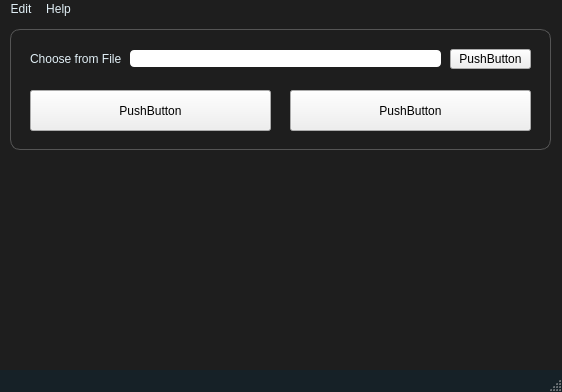
<?xml version="1.0" encoding="UTF-8"?>
<ui version="4.0">
 <class>MainWindow</class>
 <widget class="QMainWindow" name="MainWindow">
  <property name="geometry">
   <rect>
    <x>0</x>
    <y>0</y>
    <width>562</width>
    <height>392</height>
   </rect>
  </property>
  <property name="windowTitle">
   <string>ForgeSort</string>
  </property>
  <property name="styleSheet">
   <string notr="true">QMainWindow {
    background-color: #162127;
}

QWidget#centralwidget {
    background-color: #1e1e1e;
}

QMenuBar {
	background-color: #1e1e1e;
	color: #E0EEF5;
}

QMenu {
	background-color: #1e1e1e;
	color: #E0EEF5;
}

QLabel {
	color: #E0EEF5;
}

QLineEdit {
	border-radius: 4px;
}

QGroupBox {
    border: 1px solid #555555;
    border-radius: 10px;
}
</string>
  </property>
  <widget class="QWidget" name="centralwidget">
   <widget class="QGroupBox" name="groupBox">
    <property name="geometry">
     <rect>
      <x>10</x>
      <y>10</y>
      <width>541</width>
      <height>121</height>
     </rect>
    </property>
    <property name="title">
     <string/>
    </property>
    <widget class="QPushButton" name="pushButton">
     <property name="geometry">
      <rect>
       <x>440</x>
       <y>20</y>
       <width>81</width>
       <height>20</height>
      </rect>
     </property>
     <property name="text">
      <string>PushButton</string>
     </property>
    </widget>
    <widget class="QLineEdit" name="lineEdit">
     <property name="geometry">
      <rect>
       <x>120</x>
       <y>21</y>
       <width>311</width>
       <height>17</height>
      </rect>
     </property>
    </widget>
    <widget class="QLabel" name="label">
     <property name="geometry">
      <rect>
       <x>20</x>
       <y>20</y>
       <width>91</width>
       <height>20</height>
      </rect>
     </property>
     <property name="text">
      <string>Choose from Files:</string>
     </property>
    </widget>
    <widget class="QPushButton" name="pushButton_2">
     <property name="geometry">
      <rect>
       <x>20</x>
       <y>61</y>
       <width>241</width>
       <height>41</height>
      </rect>
     </property>
     <property name="text">
      <string>PushButton</string>
     </property>
    </widget>
    <widget class="QPushButton" name="pushButton_3">
     <property name="geometry">
      <rect>
       <x>280</x>
       <y>61</y>
       <width>241</width>
       <height>41</height>
      </rect>
     </property>
     <property name="text">
      <string>PushButton</string>
     </property>
    </widget>
   </widget>
  </widget>
  <widget class="QMenuBar" name="menubar">
   <property name="geometry">
    <rect>
     <x>0</x>
     <y>0</y>
     <width>562</width>
     <height>21</height>
    </rect>
   </property>
   <property name="styleSheet">
    <string notr="true">QMainWindow {
    background-color: #1e1e1e;
}</string>
   </property>
   <property name="nativeMenuBar">
    <bool>true</bool>
   </property>
   <widget class="QMenu" name="menuFile">
    <property name="title">
     <string>Edit</string>
    </property>
    <addaction name="actionPreferences"/>
    <addaction name="actionView_Logs"/>
    <addaction name="actionQuit"/>
   </widget>
   <widget class="QMenu" name="menuHelp">
    <property name="title">
     <string>Help</string>
    </property>
    <addaction name="actionAbout"/>
    <addaction name="actionReport_a_Bug"/>
   </widget>
   <addaction name="menuFile"/>
   <addaction name="menuHelp"/>
  </widget>
  <widget class="QStatusBar" name="statusbar"/>
  <action name="actionPreferences">
   <property name="text">
    <string>Preferences</string>
   </property>
  </action>
  <action name="actionQuit">
   <property name="text">
    <string>Quit</string>
   </property>
  </action>
  <action name="actionAbout">
   <property name="text">
    <string>About</string>
   </property>
  </action>
  <action name="actionReport_a_Bug">
   <property name="text">
    <string>Report a Bug</string>
   </property>
  </action>
  <action name="actionView_Logs">
   <property name="text">
    <string>View Logs</string>
   </property>
  </action>
 </widget>
 <resources/>
 <connections/>
</ui>
